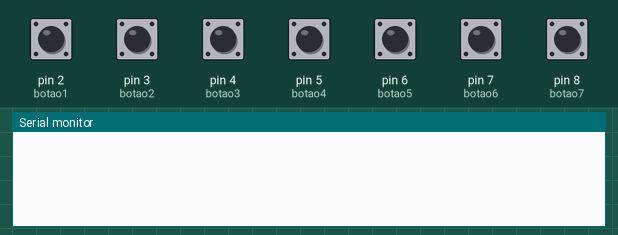
Bench run of a sketch on a simulated Arduino Uno, built with avr-gcc and run on an emulated ATmega328P. On the bench: the last lines printed to the serial monitor. The test bench sets the inputs (shaded band); at power-on: pin 2 (botao1), pin 3 (botao2), pin 4 (botao3), pin 5 (botao4), pin 6 (botao5), pin 7 (botao6), pin 8 (botao7) LOW.

Above: at 1.8 s.
1.9 s: pin 2 (botao1) pulled HIGH for 0.6 s
At 3.1 s:
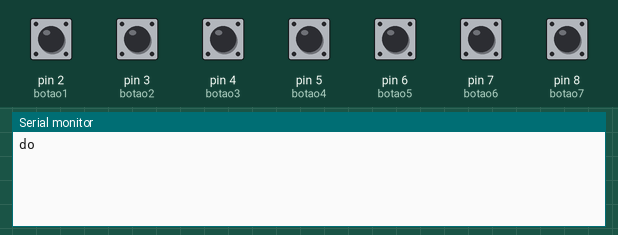
4.0 s: pin 3 (botao2) pulled HIGH for 0.6 s
At 5.0 s:
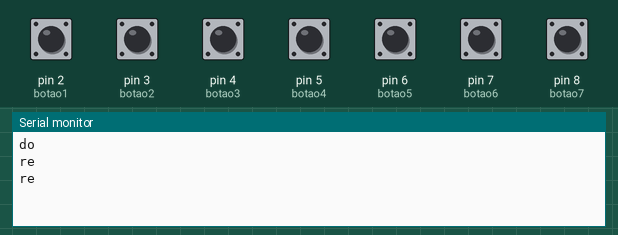
6.1 s: pin 4 (botao3) pulled HIGH for 0.6 s
At 7.7 s:
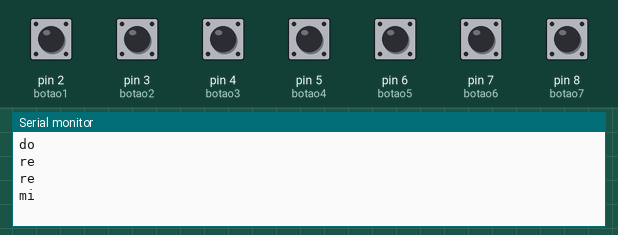
8.2 s: pin 5 (botao4) pulled HIGH for 0.6 s
At 9.3 s:
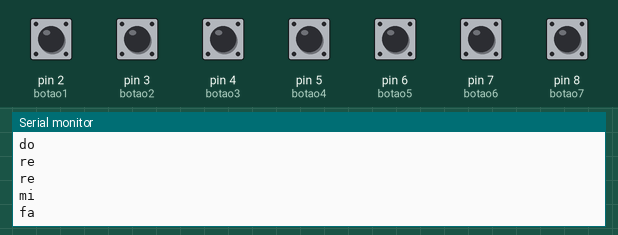
10.3 s: pin 6 (botao5) pulled HIGH for 0.6 s
At 12.0 s:
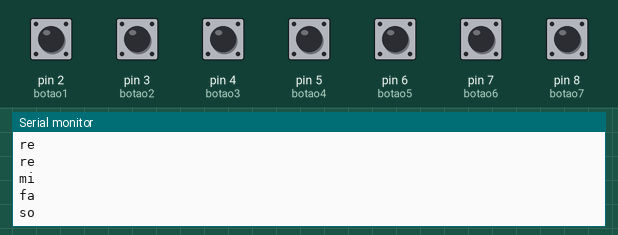
12.4 s: pin 7 (botao6) pulled HIGH for 0.6 s
At 13.5 s:
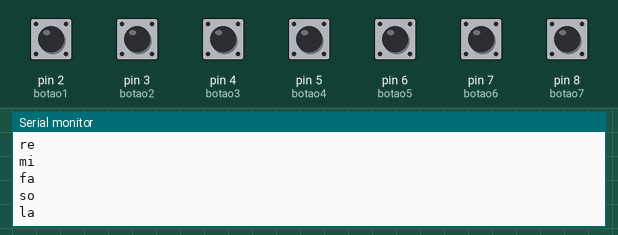

The sketch:

codigo.ino
```cpp
const int botao1 = 2;
const int botao2 = 3;
const int botao3 = 4;
const int botao4 = 5;
const int botao5 = 6;
const int botao6 = 7;
const int botao7 = 8;


//constantes

int var1;
int var2;
int var3;
int var4;
int var5;
int var6;
int var7;

void setup()
{
  pinMode(botao1, INPUT);
  pinMode(botao2, INPUT);
  pinMode(botao3, INPUT);
  pinMode(botao4, INPUT);
  pinMode(botao5, INPUT);
  pinMode(botao6, INPUT);
  pinMode(botao7, INPUT);

  Serial.begin(9600);
}
//Esta função se repete.
  void loop()
{

 //Serial.print("0");

  var1 = digitalRead(botao1);
  var2 = digitalRead(botao2);
  var3 = digitalRead(botao3);
  var4 = digitalRead(botao4);
  var5 = digitalRead(botao5);
  var6 = digitalRead(botao6);
  var7 = digitalRead(botao7);

  if(var1)
  {
    Serial.println("do");
  }

  if(var2)
  {
    Serial.println("re");
  }

  if(var3)
  {
    Serial.println("mi");
  }

  if(var4)
  {
    Serial.println("fa");
  }

  if(var5)
  {
    Serial.println("so");
  }

    if(var6)
  {
    Serial.println("la");
  }

    if(var7)
  {
    Serial.println("si");
  }

  delay(500);
}
```

Measured:
- after the input at 1.9 s, the serial monitor: prints a new line after 0.10 s (image 1)
- after the input at 4.0 s, the serial monitor: prints a new line at once (image 2)
- after the input at 6.1 s, the serial monitor: prints a new line after 0.40 s (image 3)
- after the input at 8.2 s, the serial monitor: prints a new line after 0.30 s (image 4)
- after the input at 10.3 s, the serial monitor: prints a new line after 0.20 s (image 5)
- after the input at 12.4 s, the serial monitor: prints a new line after 0.10 s (image 6)
